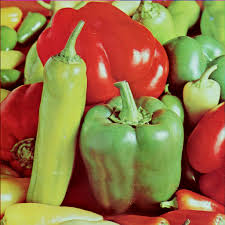
#> input picture Clases/data/pepper.jpg, 225 x 225 px, found by its file name
$ python ruido.py
#> lines starting #> are read from the running program, lines starting #| are printed output that depends on the picture; long printed decimals are rounded
### Semestre_05/ModeladoYProcesamientoDeImagenes/Clases/src/utils.py
from skimage.io import imread
from skimage.color import rgb2gray
import numpy as np
import matplotlib.pyplot as plt

def read_image(image_path):
    # Leer la imagen
#> called with image_path = './data/pepper.jpg'
    img = imread(image_path)
#> img is the input picture: shape (225, 225, 3); mean R, G, B 149.9, 116, 67
    # Si está a color la convertimos a escala de grises
    if len(img.shape) == 3:
        img = rgb2gray(img)
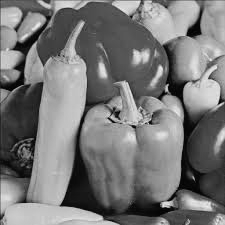
#> img: shape (225, 225) float64; min 0.00281, max 0.932, mean 0.469
        img = (img * 255).astype(np.uint8)
    else:
        img = img.astype(np.uint8)
    return img

def quantize(img, l):
    q_img = np.floor(img / 255 * (2 ** l))
    return q_img

# [14 lines left out: function image_bit_combination, not called in this run]

import numpy as np
import matplotlib.pyplot as plt
import utils
# funcion que grafica en un histograma la cantidad de intensidades que se repiten en una imagen


def histograma(img, bins, normalizar):
#> called with bins = 256, normalizar = True
    hist = np.zeros(bins)
    w, h = img.shape
#> w = 225; h = 225
    for i in range(w):
        for j in range(h):
            intensidad = img[i, j]
            #se suma 1 a la intensidad en el histograma para indicar que se repite una vez
            hist[intensidad] += 1
#> after the loop, hist = 256 values, max 576 at index 84, min 0 at index 235, mean 197.8

    if normalizar:
        hist = hist / (w * h)
#> hist = 256 values, max 0.0114 at index 84, min 0 at index 235, mean 0.00391

    return hist

img = utils.read_image('./data/pepper.jpg')
bins = 256 #2-8
hist = histograma(img, bins, True)
total = sum(hist)
#> total = 1
print(total)
#| 1.000

plt.bar(range(bins), hist)

plt.show()
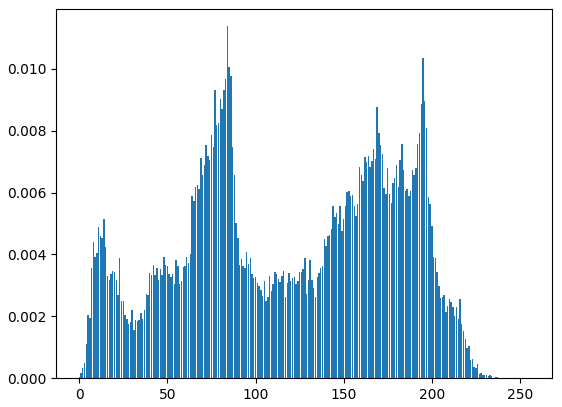
#> figure drawn by matplotlib, 1 panel; tallest bar 0.0114 high, from x = 83.6 to 84.4


# [33 lines of commented-out code are left out]

### Clases/src/ruido.py
import matplotlib.pyplot as plt
from skimage import color
from skimage.io import imread
import numpy as np
import utils

# Cargar la imagen y convertirla a tipo float32
img1 = utils.read_image('Clases\\data\\pepper.jpg').astype(np.float32)

# Función para añadir ruido gaussiano a una imagen
def agregar_ruido(img, sigma):
    filas, columnas = img.shape
    ruido = np.random.normal(0, sigma, (filas, columnas))
    img_con_ruido = img + ruido
    img_con_ruido = np.clip(img_con_ruido, 0, 255).astype(np.uint8)
    return img_con_ruido

# Función para calcular el promedio de imágenes con ruido
def promedio_imagen(img, num_imagenes, sigma):
    acumulador = np.zeros(img.shape, dtype=np.float64)
    for _ in range(num_imagenes):
        img_ruidosa = agregar_ruido(img, sigma)
        acumulador += img_ruidosa
    acumulador /= num_imagenes
    acumulador = np.clip(acumulador, 0, 255).astype(np.uint8)
    return acumulador

# Listas de valores para el número de imágenes y el sigma del ruido
num_imagenes_lista = [2, 8, 16]
sigma_lista = [10, 30, 50]

# Crear una figura con subgráficos
fig, axes = plt.subplots(len(num_imagenes_lista), len(sigma_lista), figsize=(12, 8))

# Ajustar la estructura de 'axes' según el número de valores en las listas
if len(num_imagenes_lista) == 1 and len(sigma_lista) == 1:
    axes = [[axes]]
elif len(num_imagenes_lista) == 1:
    axes = [axes]
elif len(sigma_lista) == 1:
    axes = [[ax] for ax in axes]

# Generar y mostrar las imágenes con ruido promedio
for i, num_imagenes in enumerate(num_imagenes_lista):
    for j, sigma in enumerate(sigma_lista):
        img_promedio = promedio_imagen(img1, num_imagenes, sigma)
        axes[i][j].imshow(img_promedio, cmap='gray')
        axes[i][j].axis('off')
        axes[i][j].set_title(f'n={num_imagenes}, σ={sigma}')
#> this loop made 3 passes
#> pass 1, in agregar_ruido, `img_con_ruido = img + ruido`:
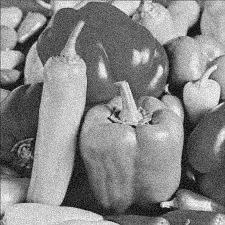
#> img_con_ruido: shape (225, 225) float64; min -23.94, max 248.5, mean 119.1; drawn with min black and max white
#> pass 1, in agregar_ruido, `img_con_ruido = np.clip(img_con_ruido, 0, 255).astype(np.uint8)`:
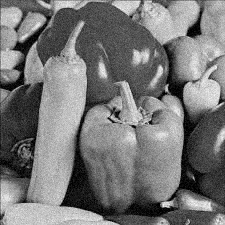
#> img_con_ruido: shape (225, 225); min 0, max 248, mean 118.7
#> pass 1, in agregar_ruido (call 2), `img_con_ruido = img + ruido`:
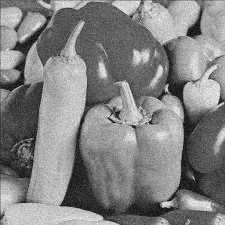
#> img_con_ruido: shape (225, 225) float64; min -28.36, max 260, mean 119.2; drawn with min black and max white
#> pass 1, in agregar_ruido (call 2), `img_con_ruido = np.clip(img_con_ruido, 0, 255).astype(np.uint8)`:
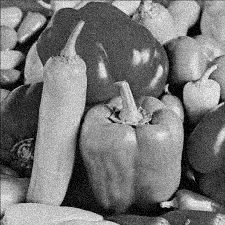
#> img_con_ruido: shape (225, 225); min 0, max 255, mean 118.8

plt.tight_layout()
plt.show()
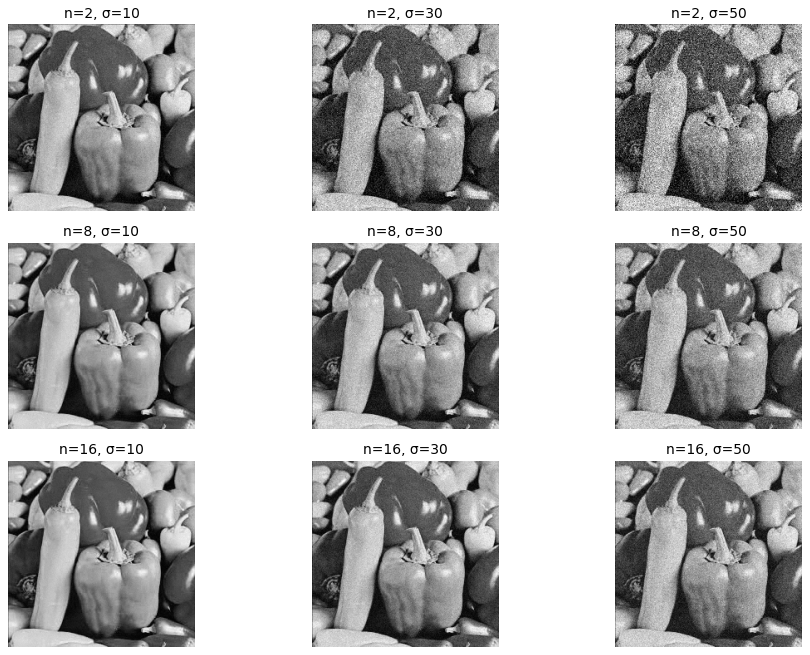
#> figure drawn by matplotlib, 9 panels

$ run again, with Clases/data/corridor.jpg copied over Clases/data/pepper.jpg
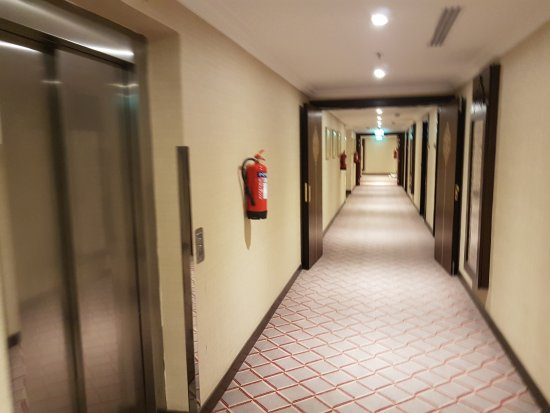
#> input picture Clases/data/corridor.jpg, 550 x 413 px, found by its file name
#> in read_image, img is the input picture: shape (413, 550, 3); mean R, G, B 151.1, 130, 107.4
#> in read_image, `img = rgb2gray(img)`:
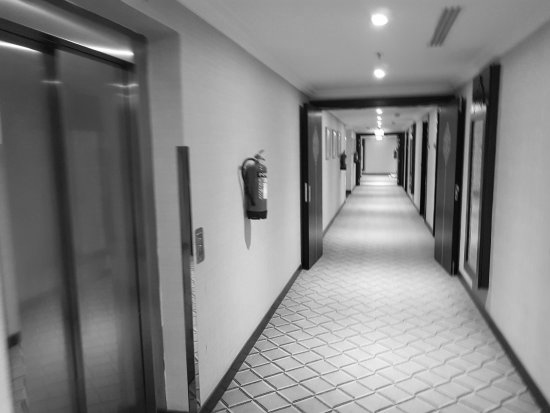
#> img: shape (413, 550) float64; min 0.0103, max 1, mean 0.521
#> after the loop in histograma, `for i in range(w):`: hist = 256 values, max 2503 at index 160, min 0 at index 0, mean 887.3
#> in histograma, `hist = hist / (w * h)`: hist = 256 values, max 0.011 at index 160, min 0 at index 0, mean 0.00391
#> total = 1
#| 1.000
#> `plt.show()`:
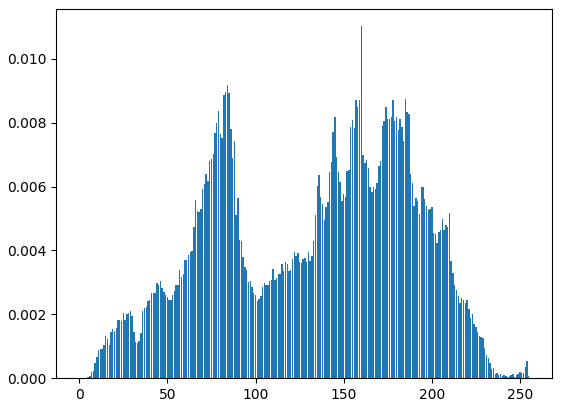
#> figure drawn by matplotlib, 1 panel; tallest bar 0.011 high, from x = 159.6 to 160.4
